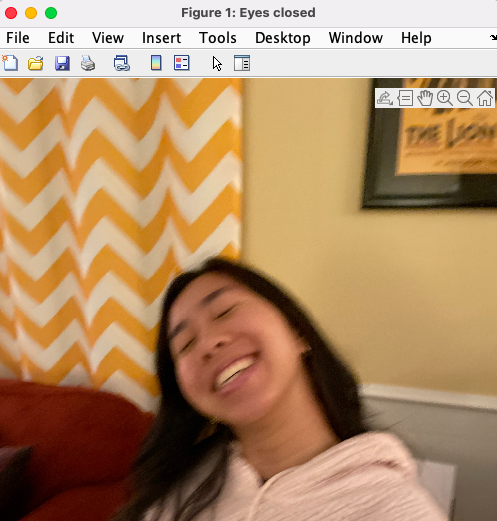
%> input picture images/eyes_closed.png, 497 x 521 px
$ octave --eval "result = get_lightness('../images/eyes_closed.png');"   (GNU Octave 9; MATLAB toolbox functions it lacks are replaced by stand-ins)
%> lines starting %> are read from the running program, lines starting %| are printed output that depends on the picture
function mean_lightness = get_lightness(img_name)
%> called with img_name = '../images/eyes_closed.png'

img_color = imread(img_name);
%> img_color is the input picture: size 521x497x3 uint8; mean R, G, B 177.5, 141.5, 104.6
mean_lightness = round(mean2(img_color));
%> mean_lightness = 141
img_grayscale = rgb2gray(img_color);
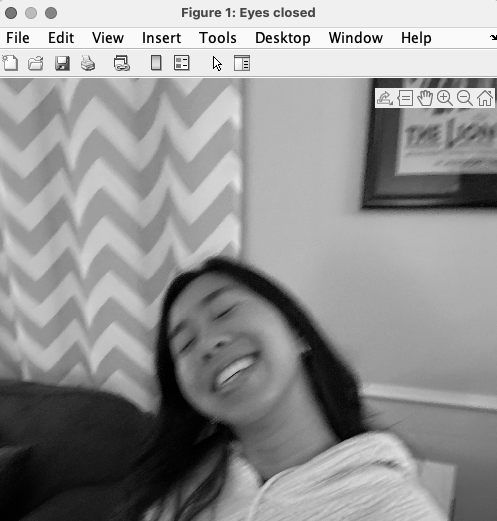
%> img_grayscale: size 521x497 uint8; min 0, max 255, mean 148
mean_grayscale = round(mean2(img_grayscale));
%> mean_grayscale = 148

fprintf('Mean RGB lightness: %d\n', mean_lightness)
%| Mean RGB lightness: 141
fprintf('Mean grayscale lightness: %d\n', mean_grayscale);
%| Mean grayscale lightness: 148
%> `result = get_lightness('../images/eyes_closed.png');`: result = 141

$ run again, on images/eyes_open.png
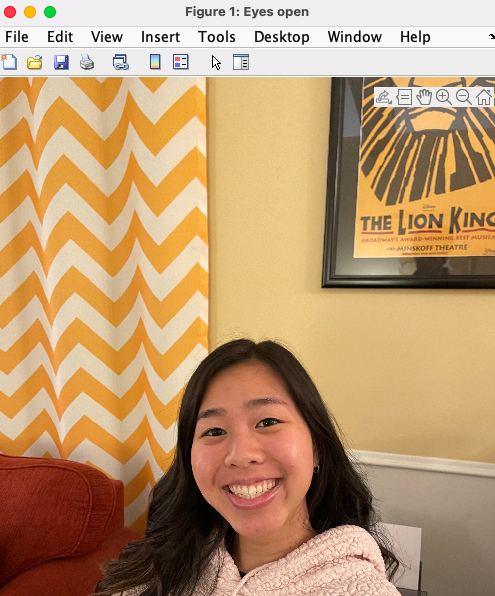
%> input picture images/eyes_open.png, 495 x 596 px
%> in get_lightness, img_color is the input picture: size 596x495x3 uint8; mean R, G, B 188.9, 153.3, 113.9
%> mean_lightness = 152
%> in get_lightness, `img_grayscale = rgb2gray(img_color);`:
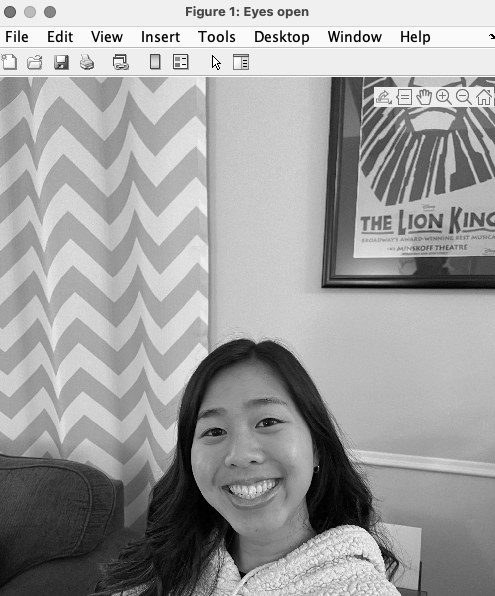
%> img_grayscale: size 596x495 uint8; min 0, max 255, mean 159.5
%> mean_grayscale = 159
%| Mean RGB lightness: 152
%| Mean grayscale lightness: 159
%> result = 152

$ run again, on images/lightness.png
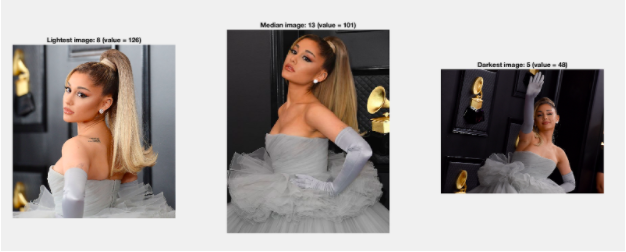
%> input picture images/lightness.png, 626 x 252 px
%> in get_lightness, img_color is the input picture: size 252x626x3 uint8; mean R, G, B 170.3, 163.8, 160.8
%> mean_lightness = 165
%> in get_lightness, `img_grayscale = rgb2gray(img_color);`:
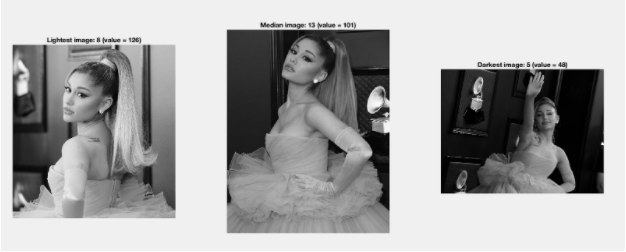
%> img_grayscale: size 252x626 uint8; min 0, max 255, mean 165.4
%| Mean RGB lightness: 165
%| Mean grayscale lightness: 165

$ run again, on images/perceived_lightness.png
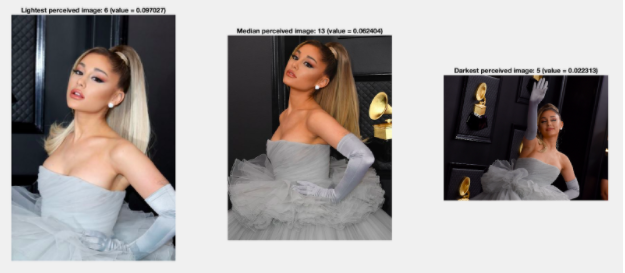
%> input picture images/perceived_lightness.png, 625 x 273 px
%> in get_lightness, img_color is the input picture: size 273x625x3 uint8; mean R, G, B 163.8, 158.5, 156.9
%> mean_lightness = 160
%> in get_lightness, `img_grayscale = rgb2gray(img_color);`:
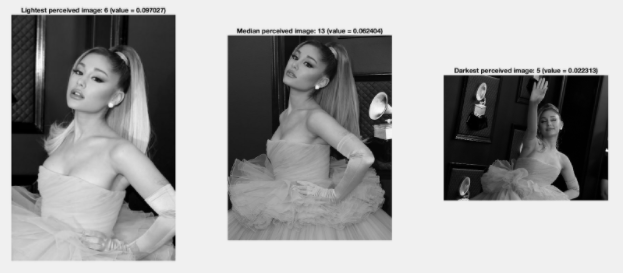
%> img_grayscale: size 273x625 uint8; min 0, max 255, mean 159.9
%| Mean RGB lightness: 160
%| Mean grayscale lightness: 160
